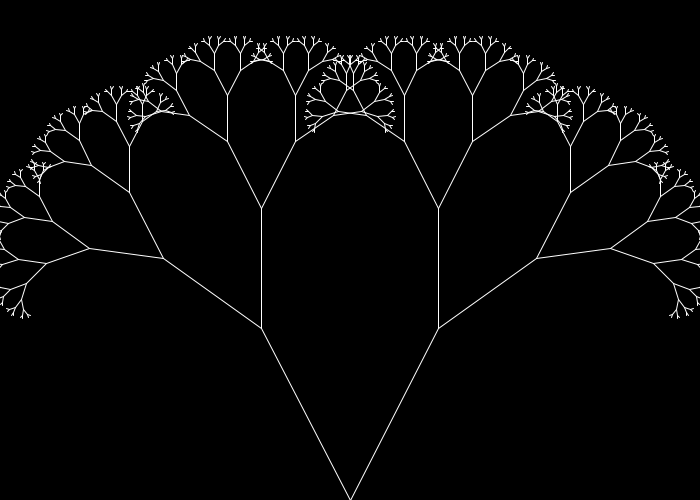
Frame 1 (no input)
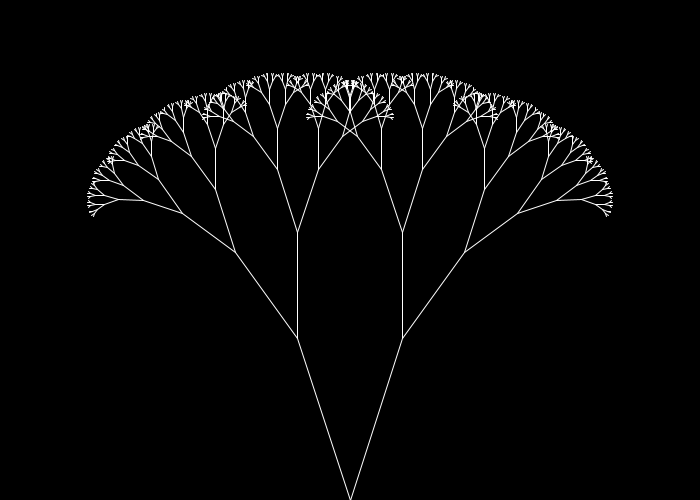
Frame 60 (the mouse pressed at the canvas centre just before this capture)
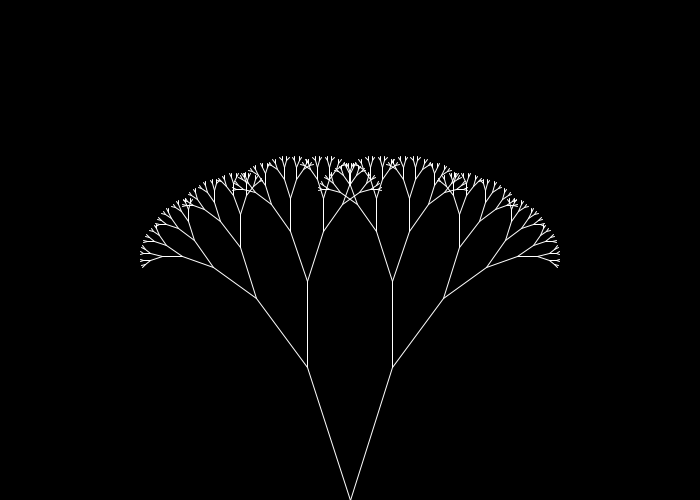
Frame 120 (the mouse held since frame 60 and released just before this capture)

The Processing sketch that drew these frames (run headless with seeded random() and noise(); from frame 60 on, the mouse is pressed at the canvas centre):

// Processing sketch: processing_117848
// ── processing_117848.pde

void setup() {
  size( 700, 500 );
  background( #000000 ); 
  //frameRate( 111100 );
}
float xoff = 0.0, yoff = 10000.0;
void draw() {
  background( #000000 );
  translate( width/2, height );
  int l;
  float a;
  
  l = (int) (noise( yoff ) * height/1.7);
  a = noise( xoff ) * 45;
  
  //l = (int) map( mouseX, 0, width, 0, 140 );
  //a = map( mouseY, 0, height, 0, 90 );
  
  //a = 45;
  //l = height/2.7;
  
  tree( l, -a );
  tree( l, a );
  
  //rotate( PI );
  
  //tree( l, -a );
  //tree( l, a );
  
  xoff += 0.01;
  yoff += 0.01;
}
void tree( int bLen, float ang ) {
  pushMatrix();
    if( bLen > 2 ) {
      rotate( radians( ang ) );
      stroke( #FFFFFF );
      line( 0, 0, 0, -bLen );
      pushMatrix();
        translate( 0, -bLen );
        tree( bLen /= 1.6, ang );
        tree( bLen, -ang );
      popMatrix();
    }
    popMatrix();
}
